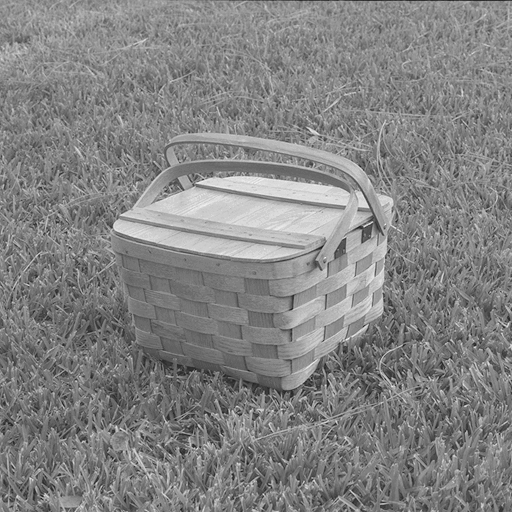
//> input picture 4A/ReVA_AI/src/TP_3/images/basket.pgm, 512 x 512 px
$ ./tp3 images/basket.pgm 3 3   (built with g++ and OpenCV 4)
//> lines starting //> are read from the running program, lines starting //| are printed output that depends on the picture; after the words box and inside, x2 and y2 are one past the last pixel; in counts of white or black regions, pixels touching at a corner belong together
### 4A/ReVA_AI/src/TP_3/Sobel.hpp
#ifndef __SOBEL_HPP__
#define __SOBEL_HPP__

#include <opencv2/core.hpp>
#include <opencv2/highgui.hpp>
#include <opencv2/imgcodecs.hpp>
#include <opencv2/imgproc/imgproc.hpp>

namespace ai {

class Sobel {
  public:
    Sobel(std::string window_name, cv::Mat image);
    cv::Mat getImage();

  private:
    void execute();
    void updateScale(int, void *);

    int m_scale;
    cv::Mat m_image;
    std::string window_name;
};

} // namespace ai

#endif /* __SOBEL_HPP__ */

### 4A/ReVA_AI/src/TP_3/Measure.hpp
#ifndef __MEASURE_HPP__
#define __MEASURE_HPP__

#include <iostream>
#include <opencv2/core.hpp>
#include <opencv2/highgui.hpp>
#include <opencv2/imgcodecs.hpp>
#include <opencv2/imgproc/imgproc.hpp>

#define SOBEL 0
#define LAPLACE 1
#define CANNY 2
#define REF 3

class Measure {
  public:
    Measure();
    Measure(cv::Mat *image_sobel, cv::Mat *image_laplace, cv::Mat *image_canny,
            cv::Mat *image_ref);
    Measure(cv::Mat *image_ref);

    std::string toCSV() const;

    void setImageSobel(cv::Mat *image_sobel);
    void setImageLaplace(cv::Mat *image_laplace);
    void setImageCanny(cv::Mat *image_canny);

    void update();
    void updateFauxPositif();
    void updateFauxNegatif();
    void updateP();
    void updateTFP();
    void updateTFN();
    void setParam(int index, int b, int param, int s = -1);
    bool isBestSobel(const Measure &m) const;
    void setSobel(const Measure &m);
    bool isBestLaplace(const Measure &m) const;
    void setLaplace(const Measure &m);
    bool isBestCanny(const Measure &m) const;
    void setCanny(const Measure &m);

  private:
    int param_s[3] = {0, 0, 0};
    int param_p[3] = {0, 0, 0};
    int param_b[3] = {0, 0, 0};

    cv::Mat *image_sobel = nullptr;
    cv::Mat *image_laplace = nullptr;
    cv::Mat *image_canny = nullptr;
    cv::Mat *image_ref = nullptr;

    int contours_detectes[4] = {0, 0, 0, 0};
    int contours_correct[3] = {0, 0, 0};
    int faux_positifs[3] = {0, 0, 0};
    int faux_negatifs[3] = {0, 0, 0};

    float P[3] = {0.0f, 0.0f, 0.0f};
    float TFP[3] = {0.0f, 0.0f, 0.0f};
    float TFN[3] = {0.0f, 0.0f, 0.0f};
};

#endif /* __MEASURE_HPP__ */

### 4A/ReVA_AI/src/TP_3/Csv.hpp
#ifndef __CSV_HPP__
#define __CSV_HPP__

#include <iostream>

#include <fstream>

class CSV {
  public:
    CSV(const std::string &filename);
    void write(const std::string &str);
    void close();
    void createHeader();

  private:
    std::fstream file;
};

#endif

### 4A/ReVA_AI/src/TP_3/tp3.cpp
#include <dirent.h> // Dir
#include <iostream>
#include <thread> // thread

#include <opencv2/core.hpp>
#include <opencv2/highgui.hpp>
#include <opencv2/imgcodecs.hpp>
#include <opencv2/imgproc/imgproc.hpp>

#include "Csv.hpp"
#include "Measure.hpp"

using namespace std;
using namespace cv;

// TODO: Comparer les différents résultats

cv::Mat image;
int scale = 1;
int vblur = 9;
int vseuil = 200;

// Util function
// [10 lines left out: function explode, not called in this run]

void toBinaryPic(Mat &p, int seuil) {
    for (unsigned i = 0; i < p.cols; ++i) {
        for (unsigned j = 0; j < p.rows; ++j) {
            uchar val = p.at<uchar>(i, j);
            if (val > seuil) {
                p.at<uchar>(i, j) = 255;
            } else {
                p.at<uchar>(i, j) = 0;
            }
        }
    }
}

cv::Mat sobel_image;
void sobel() {
    int ddepth = CV_16S;
    cv::Mat bImg;
    /// Generate grad_x and grad_y
    Mat grad_x, grad_y;
    Mat abs_grad_x, abs_grad_y;

    GaussianBlur(image, sobel_image, Size(vblur, vblur), 0, 0, BORDER_DEFAULT);

    // Gradient X
    Sobel(sobel_image, grad_x, ddepth, 1, 0, 3, scale, 255, BORDER_DEFAULT);
    convertScaleAbs(grad_x, abs_grad_x);

    // Gradient Y
    Sobel(sobel_image, grad_y, ddepth, 0, 1, 3, scale, 255, BORDER_DEFAULT);
    convertScaleAbs(grad_y, abs_grad_y);

    // Total Gradient (approximate)
    addWeighted(abs_grad_x, 0.5, abs_grad_y, 0.5, 0, sobel_image);

    toBinaryPic(sobel_image, vseuil);

#ifndef RELEASE
    imshow("Sobel", sobel_image);
#endif
}

cv::Mat laplace_image;
void laplace() {
    Mat src_gray, dst;
    int kernel_size = 3;
    int delta = 255;
    int ddepth = CV_16S;
    cv::Mat bImg;

    // Apply Laplace function

    GaussianBlur(image, bImg, Size(vblur, vblur), 0, 0, BORDER_DEFAULT);

    Laplacian(bImg, dst, ddepth, kernel_size, scale, delta, BORDER_DEFAULT);
    convertScaleAbs(dst, laplace_image);

    toBinaryPic(laplace_image, vseuil);

#ifndef RELEASE
    // Show what you got
    imshow("Laplace", laplace_image);
#endif
}

void updateScale(int, void *) { sobel(); }

void updateScaleLaplace(int, void *) { laplace(); }

int lowThreshold = 1;
cv::Mat canny_image;
cv::Mat negative_image;

void canny() {
    Mat detected_edges;

    int kernel_size = 3;
    int ratio = 1;
    int seuil = 0;

    GaussianBlur(negative_image, detected_edges, Size(vblur, vblur), 0, 0,
                 BORDER_DEFAULT);

    // blur(negative_image, detected_edges, Size(vblur, vblur));

    Canny(detected_edges, detected_edges, lowThreshold, lowThreshold * ratio,
          kernel_size);

    for (unsigned i = 0; i < detected_edges.rows; ++i) {
        for (unsigned j = 0; j < detected_edges.cols; ++j) {
            detected_edges.at<uchar>(i, j) =
                (uchar)255 - detected_edges.at<uchar>(i, j);
        }
    }

    canny_image = Scalar::all(0);

    detected_edges.copyTo(canny_image, detected_edges);

#ifndef RELEASE
    imshow("Canny", canny_image);
#endif
}

void updateLowThreshold(int, void *) { canny(); }

// [94 lines left out: functions getAllPictures, runFile, not called in this run]

int main(int argc, char **argv) {
#ifdef RELEASE
    CSV csv("log.csv");

    if (argc != 2) {
        printf("Usage: display_image DirectoryToLoadAndDisplay\n");
        return -1;
    }

    std::vector<std::string> pictures = getAllPictures(argv[1]);

    csv.createHeader();

    int nbFileDone = 0;
    for (std::string filename : pictures) {
        if (filename == ".." || filename == "gt" || filename == "." ||
            filename == ".DS_STORE")
            continue;

        runFile(argv[1], filename);
        nbFileDone++;
        std::cout << "PICTURE DONE " << nbFileDone << " / "
                  << (pictures.size() - 3) << std::endl;
    }

    csv.close();
#else
    if (argc != 4) {
        printf("Usage: display_image ImageToLoadAndDisplay blur seuil\n");
        return -1;
    }

    image = cv::imread(argv[1], IMREAD_GRAYSCALE); /* Read the file */
//> image is the input picture: 512 rows x 512 cols, CV_8UC1; min 21, max 241, mean 131.2

    vblur = atoi(argv[2]);
//> vblur = 3
    vblur = ((vblur % 2) == 0 ? vblur - 1 : vblur);
    vseuil = atoi(argv[3]);
//> vseuil = 3

    std::cout << "BLUR = " << vblur << std::endl;
//| BLUR = 3

    if (!image.data) {
        /* Check for invalid input */
        printf("Could not open or find the image\n");
        return -1;
    }

    cv::namedWindow("Display window");   /* Create a window for display */
    cv::imshow("Display window", image); /* Show our image inside it */
    cv::moveWindow("Display window", 0, 0);

    // SOBEL
    namedWindow("Sobel", CV_WINDOW_AUTOSIZE);
    createTrackbar("scaleTrackbar", "Sobel", &scale, 100, updateScale);
    sobel();
//> in sobel, `Sobel(sobel_image, grad_x, ddepth, 1, 0, 3, scale, 255, BORDER_DEFAULT);`:
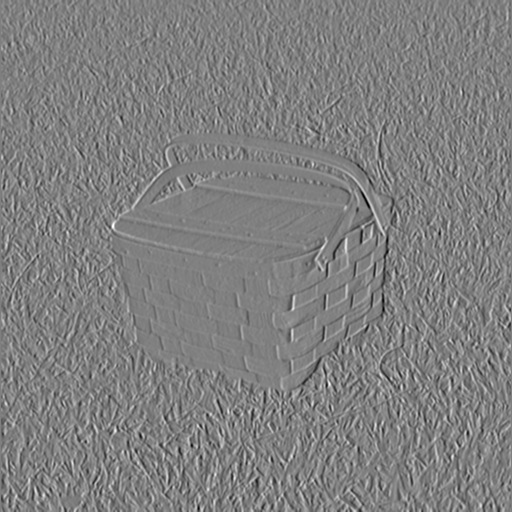
//> grad_x: 512 rows x 512 cols, CV_16SC1; min -143, max 650, mean 255; drawn with min black and max white
//> in sobel, `Sobel(sobel_image, grad_y, ddepth, 0, 1, 3, scale, 255, BORDER_DEFAULT);`:
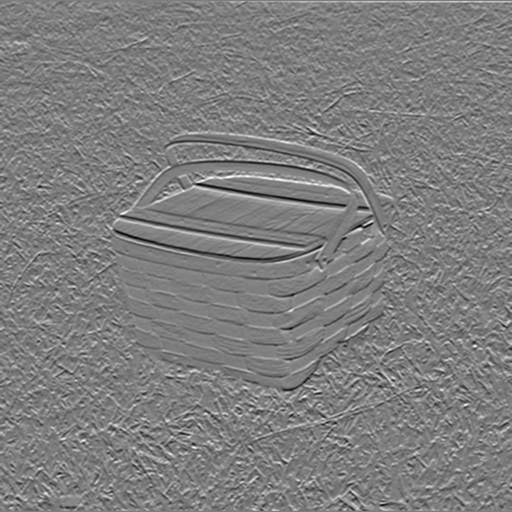
//> grad_y: 512 rows x 512 cols, CV_16SC1; min -96, max 610, mean 254.9; drawn with min black and max white
//> in sobel, `addWeighted(abs_grad_x, 0.5, abs_grad_y, 0.5, 0, sobel_image);`:
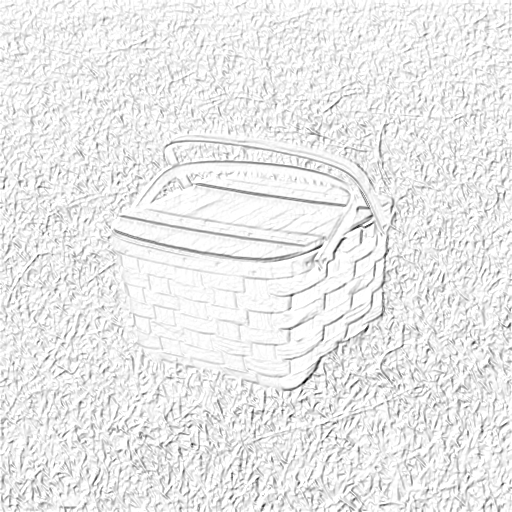
//> sobel_image: 512 rows x 512 cols, CV_8UC1; min 3, max 255, mean 234.4
//> after the loop in toBinaryPic, `for (unsigned i = 0; i < p.cols; ++i)`:
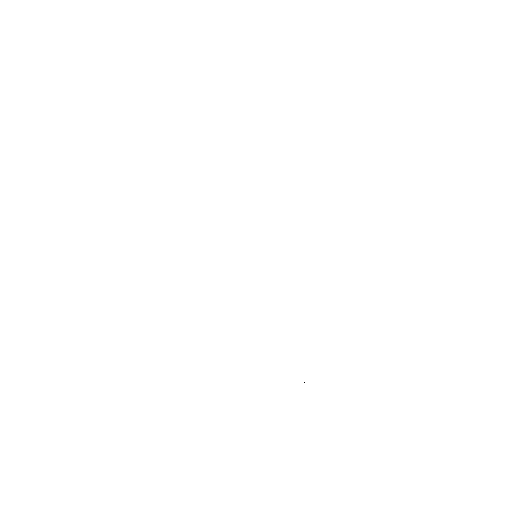
//> p: 512 rows x 512 cols, CV_8UC1; 100% white; black in thin lines or dots, all inside (x1, y1, x2, y2) = (304, 382, 305, 383)

    // LAPLACE
    namedWindow("Laplace", CV_WINDOW_AUTOSIZE);
    createTrackbar("scaleTrackbarLaplace", "Laplace", &scale, 100,
                   updateScaleLaplace);
    laplace();
//> in laplace, `convertScaleAbs(dst, laplace_image);`:
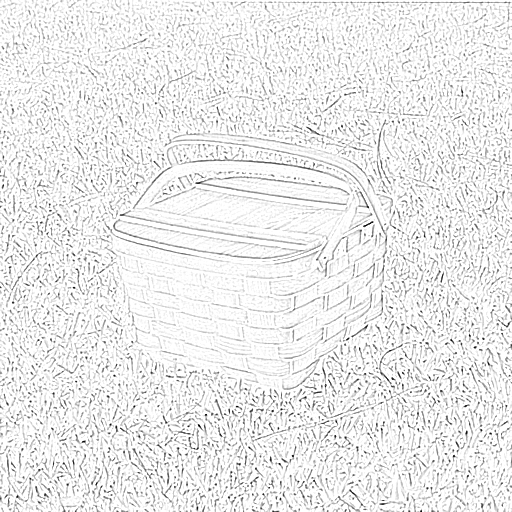
//> laplace_image: 512 rows x 512 cols, CV_8UC1; min 1, max 255, mean 235.6
//> after the loop in toBinaryPic (call 2), `for (unsigned i = 0; i < p.cols; ++i)`: p: 512 rows x 512 cols, CV_8UC1; 100% white; black in thin lines or dots, all inside (x1, y1, x2, y2) = (199, 406, 238, 426)

    // CANNY
    // Negative image
    negative_image = Mat::zeros(image.rows, image.cols, CV_8UC1);

    for (int row = 0; row < image.rows; ++row) {
        for (int col = 0; col < image.cols; ++col) {
            negative_image.at<uchar>(row, col) =
                -255 - image.at<uchar>(row, col);
        }
    }
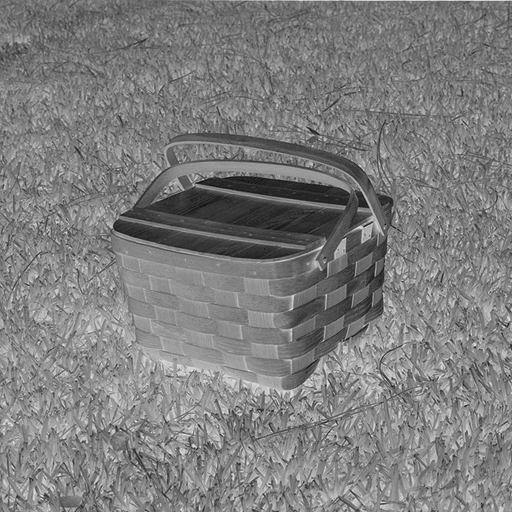
//> negative_image: 512 rows x 512 cols, CV_8UC1; min 16, max 236, mean 125.8

    namedWindow("Canny", CV_WINDOW_AUTOSIZE);
    createTrackbar("lowThreshold", "Canny", &lowThreshold, 100,
                   updateLowThreshold);

    canny();
//> in canny, `Canny(detected_edges, detected_edges, lowThreshold, lowThreshold * rat..`:
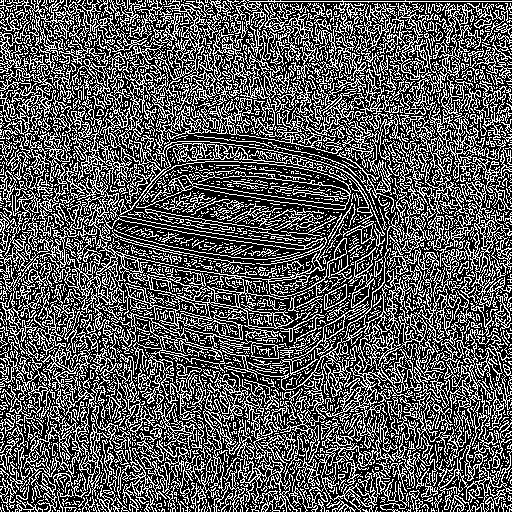
//> detected_edges: 512 rows x 512 cols, CV_8UC1; 35.1% white in thin lines or dots
//> after the loop in canny, `for (unsigned i = 0; i < detected_edges.rows; ++i)`: detected_edges: 512 rows x 512 cols, CV_8UC1; 64.9% white; black in thin lines or dots

    cv::waitKey(0); /* Wait for a keystroke in the window */
#endif
    return 0;
}

$ run again, on 4A/ReVA_AI/src/TP_3/images/bear_4.pgm
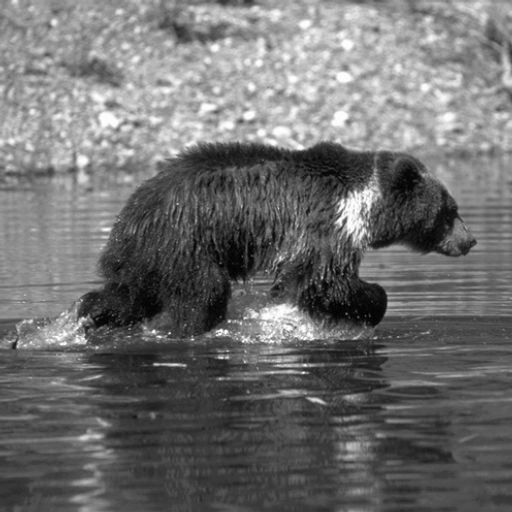
//> input picture 4A/ReVA_AI/src/TP_3/images/bear_4.pgm, 512 x 512 px
//> image is the input picture: 512 rows x 512 cols, CV_8UC1; min 0, max 252, mean 110.7
//> vblur = 3
//| BLUR = 3
//> after the loop `for (int row = 0; row < image.rows; ++row)`:
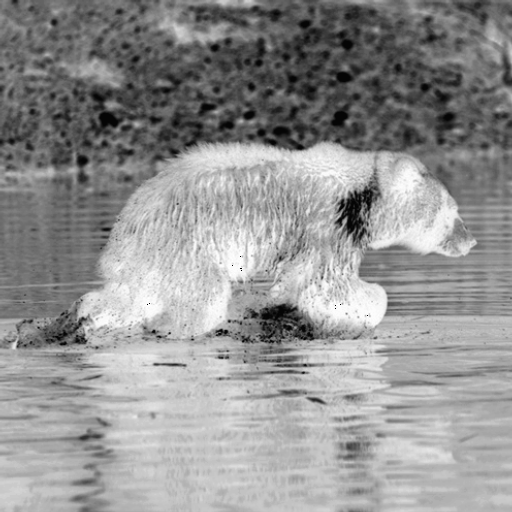
//> negative_image: 512 rows x 512 cols, CV_8UC1; min 0, max 255, mean 146.3
//> in canny, `Canny(detected_edges, detected_edges, lowThreshold, lowThreshold * rat..`:
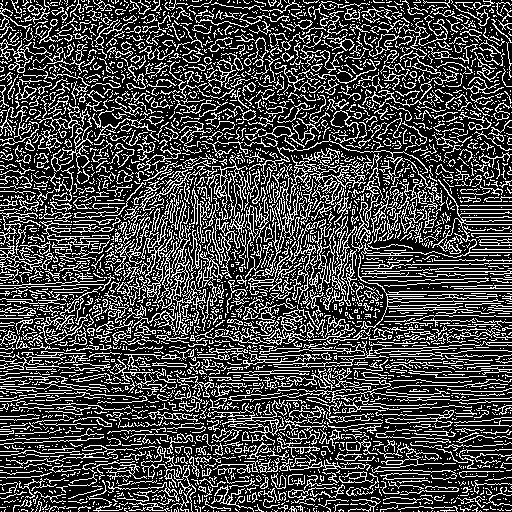
//> detected_edges: 512 rows x 512 cols, CV_8UC1; 27.8% white in thin lines or dots
